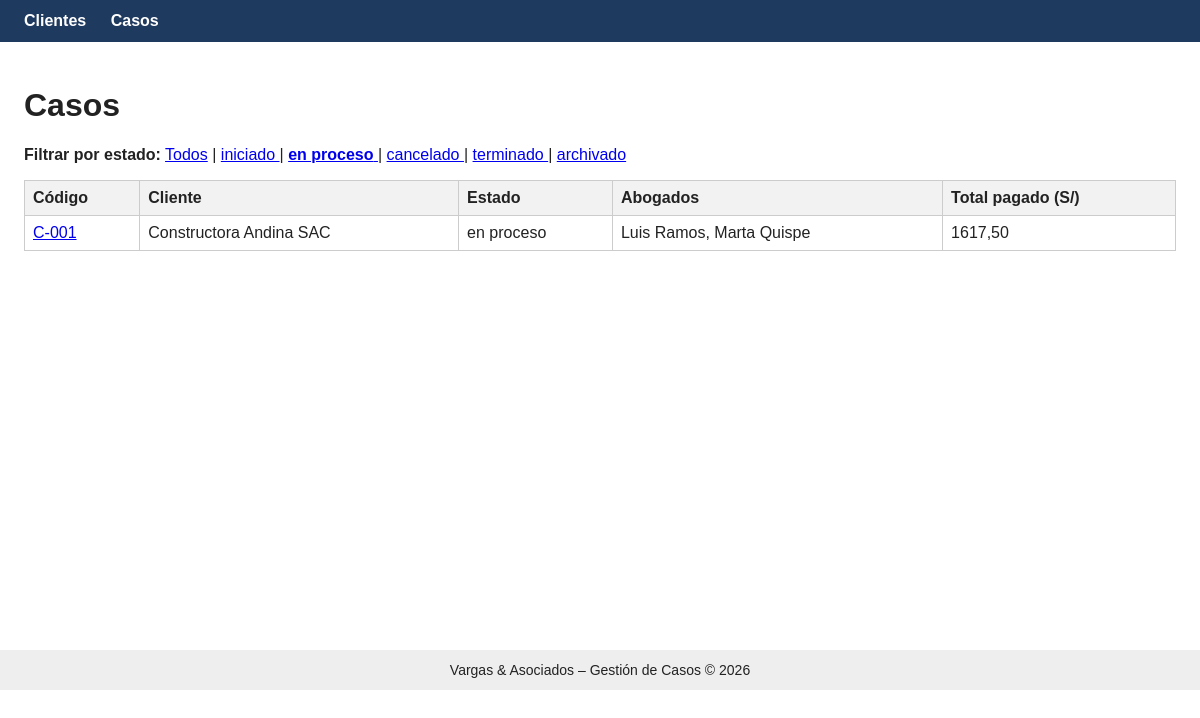
Screenshot of /casos/?estado=2 with the database file from the repository.
### casos/models.py (models this page shows, shortened)
class EstadoCaso(models.Model):
    nombre = models.CharField(max_length=50, unique=True)
    permite_pagos = models.BooleanField(default=False)

class Caso(models.Model):
    codigo = models.CharField(max_length=20, unique=True)
    titulo = models.CharField(max_length=200)
    descripcion = models.TextField(blank=True)
    fecha_inicio = models.DateField()
    cliente = models.ForeignKey(
        Cliente, on_delete=models.PROTECT, related_name="casos"
    )
    estado = models.ForeignKey(
        EstadoCaso, on_delete=models.PROTECT, related_name="casos"
    )
    abogados = models.ManyToManyField(
        settings.AUTH_USER_MODEL, related_name="casos_asignados"
    )
    def total_pagado(self):
        total = self.pagos.aggregate(total=Sum("monto"))["total"]
        return total or Decimal("0")

class Cliente(models.Model):
    nombres = models.CharField(max_length=150)
    documento = models.CharField("DNI o RUC", max_length=11, unique=True)
    telefono = models.CharField(max_length=20, blank=True)
    correo = models.EmailField(blank=True)

### casos/views.py (the view)
# urls.py: path("casos/", views.lista_casos, name="lista_casos"),
def lista_casos(request):
    casos = (
        Caso.objects.select_related("cliente", "estado")
        .prefetch_related("abogados")
        .order_by("codigo")
    )
    estado_id = None
    guardar_cookie = False
    borrar_cookie = False
    if "estado" in request.GET:
        valor = request.GET["estado"]
        if valor.isdigit():
            estado_id = int(valor)
            guardar_cookie = True
        else:
            borrar_cookie = True          # ?estado= vacío = ver todos
    else:
        valor = request.COOKIES.get("ultimo_estado", "")
        if valor.isdigit():
            estado_id = int(valor)        # aplica el último estado consultado
    if estado_id is not None:
        casos = casos.filter(estado_id=estado_id)
    response = render(
        request,
        "casos/lista_casos.html",
        {
            "casos": casos,
            "estados": EstadoCaso.objects.all(),
            "estado_actual": estado_id,
        },
    )
    if guardar_cookie:
        response.set_cookie("ultimo_estado", str(estado_id), max_age=60 * 60 * 24 * 30)
    elif borrar_cookie:
        response.delete_cookie("ultimo_estado")
    return response

### casos/templates/casos/lista_casos.html (shortened to what this page needs)
{% extends "casos/base.html" %}
{% block contenido %}
<h1>Casos</h1>
<p>
  <strong>Filtrar por estado:</strong>
  <a href="{% url 'casos:lista_casos' %}?estado=">Todos</a>
  {% for e in estados %}
    | <a href="{% url 'casos:lista_casos' %}?estado={{ e.id }}">
        {% if e.id == estado_actual %}<strong>{{ e.nombre }}</strong>{% else %}{{ e.nombre }}{% endif %}
      </a>
  {% endfor %}
</p>
<table>
  <tr>
    <th>Código</th><th>Cliente</th><th>Estado</th>
    <th>Abogados</th><th>Total pagado (S/)</th>
  </tr>
  {% for caso in casos %}
  <tr>
    <td><a href="{% url 'casos:detalle_caso' caso.id %}">{{ caso.codigo }}</a></td>
    <td>{{ caso.cliente.nombres }}</td>
    <td>{{ caso.estado.nombre }}</td>
    <td>
      {% for a in caso.abogados.all %}
        {{ a.get_full_name|default:a.username }}{% if not forloop.last %}, {% endif %}
      {% empty %}
        Sin asignar
      {% endfor %}
    </td>
    <td>{{ caso.total_pagado|floatformat:2 }}</td>
  </tr>
  {% empty %}
  <tr><td colspan="5">No hay casos registrados.</td></tr>
  {% endfor %}
</table>
{% endblock %}

### casos/templates/casos/base.html (style rules this page uses)
body { font-family: Arial, sans-serif; margin: 0; color: #222; }
table { border-collapse: collapse; width: 100%; }
th, td { border: 1px solid #ccc; padding: 8px; text-align: left; }
th { background: #f2f2f2; }

### rows the page displays
EstadoCaso: nombre "iniciado"
EstadoCaso: nombre "en proceso"
EstadoCaso: nombre "cancelado"
EstadoCaso: nombre "terminado"
EstadoCaso: nombre "archivado"
Caso: codigo "C-001", cliente.nombres "Constructora Andina SAC", estado.nombre "en proceso", total_pagado "1617,50"

### other values shown
{{ a.get_full_name|default:a.username }} "Luis Ramos"
{{ a.get_full_name|default:a.username }} "Marta Quispe"
